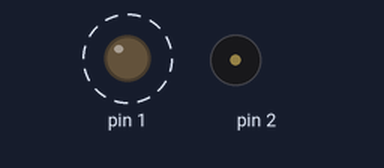
The sketch below on a simulated Arduino Uno, built with avr-gcc and run on an emulated ATmega328P. Parts: output pins drawn as LEDs (lit = HIGH), buzzer (waves = sounding). Dashed ring = blinking.

Above: at 0.3 s.
Timing chart, 0 to 3.0 s (numbered marks = the images above):
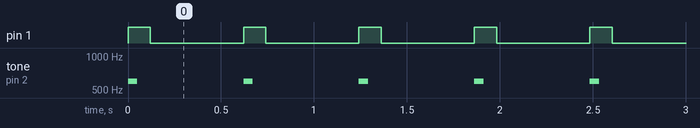

Measured:
- by itself, pin 1: alternates HIGH for 0.12 s and LOW for 0.50 s
- by itself, tone on pin 2: alternates 600 Hz for 0.05 s and silent for 0.57 s

The sketch:

LiquidCrystal.ino
```cpp
#include <LiquidCrystal.h>

class MensagemRolante
{
  private:
    LiquidCrystal* liquidCrystal;
    int colunas, linhas;
    char* mensagem;
    int pos;
  public:
    MensagemRolante(LiquidCrystal *liquidCrystal, int colunas, int linhas);
    void exibir(char* mensagem);
    void rolar();
};

MensagemRolante::MensagemRolante(LiquidCrystal *liquidCrystal, int colunas, int linhas)
{
  MensagemRolante::liquidCrystal = liquidCrystal;
  MensagemRolante::colunas = colunas;
  MensagemRolante::linhas = linhas;
  MensagemRolante::pos = 0;
}

void MensagemRolante::exibir(char* mensagem)
{
  MensagemRolante::mensagem = mensagem;
}

void MensagemRolante::rolar()
{
  String msg = MensagemRolante::mensagem;
  int pos1 = MensagemRolante::pos;
  int pos2 = MensagemRolante::pos + MensagemRolante::colunas;
  int length = 20;
  msg = msg.substring(pos1, pos2) + "        ";

  MensagemRolante::liquidCrystal->setCursor(0,0);
  MensagemRolante::liquidCrystal->print(msg);

  MensagemRolante::pos++;
  if (MensagemRolante::pos > length)
  {
    MensagemRolante::pos = 0;
  }
}

LiquidCrystal lcd(12, 11, 7, 6, 5, 4);
MensagemRolante mensagemRolante(&lcd, 8, 2);

void setup()
{
  pinMode(1, OUTPUT);
  mensagemRolante.exibir("Hello World");
}

void loop()
{
  mensagemRolante.rolar();
  Beep();
}

void Beep()
{
  digitalWrite(1, HIGH);
  tone(2, 600);
  delay(50);
  noTone(2);
  delay(70);
  digitalWrite(1, LOW);
  delay(500);
}
```
